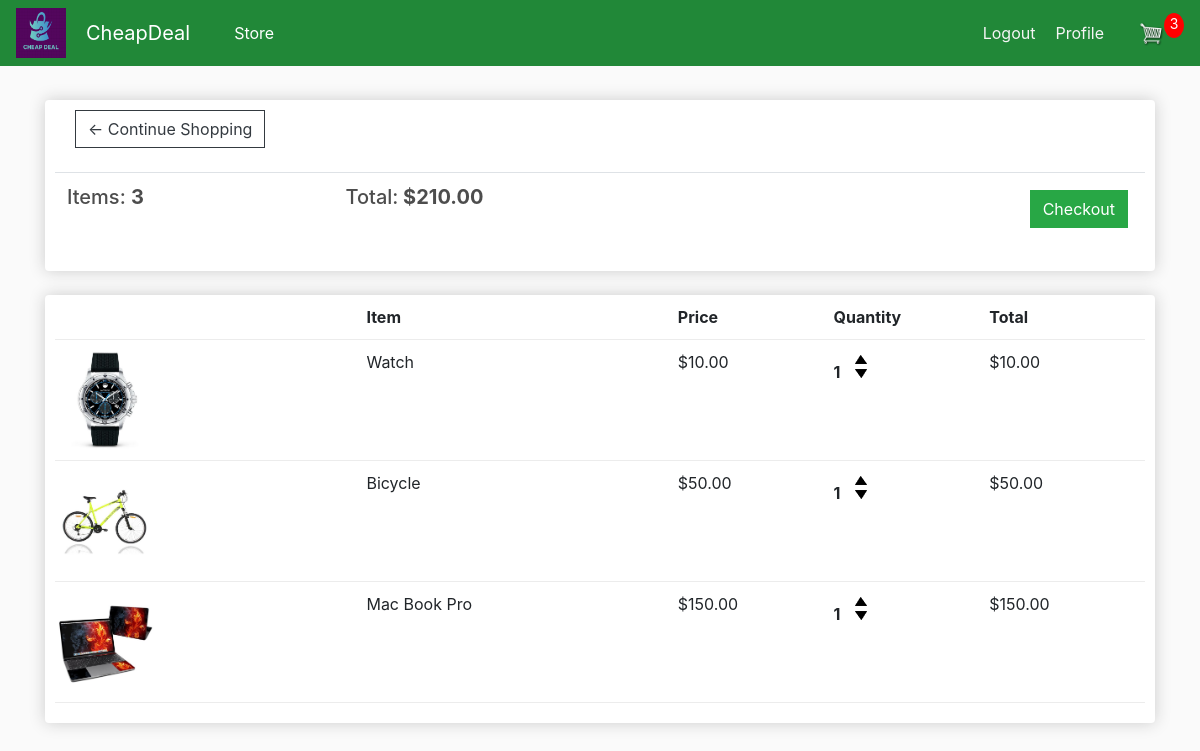
The app's page /cart/ (signed in) with its own data.
### store/models.py (models this page shows, shortened)
class Order(models.Model):
    customer=models.ForeignKey(Customer, on_delete=models.SET_NULL, null=True, blank=True)
    date_ordered=models.DateTimeField(auto_now_add=True)
    complete=models.BooleanField(default=False)
    transaction_id=models.CharField(max_length=100, null=True)
    @property
    def get_cart_total(self):
        orderitems=self.orderitem_set.all()
        total=sum([item.get_total for item in orderitems])
        return total
    @property
    def get_cart_items(self):
        orderitems=self.orderitem_set.all()
        total=sum([item.quantity for item in orderitems])
        return total

class OrderItem(models.Model):
    product=models.ForeignKey(Product, on_delete=models.SET_NULL, null=True)
    order=models.ForeignKey(Order, on_delete=models.SET_NULL, null=True)
    quantity=models.IntegerField(default=0, null=True, blank=True)
    date_added=models.DateTimeField(auto_now_add=True)
    @property
    def get_total(self):
        total=self.product.price * self.quantity
        return total

class Product(models.Model):
    name=models.CharField(max_length=200)
    price=models.FloatField()
    digital=models.BooleanField(default=False, null=True, blank=True)
    image=models.ImageField(null=True, blank=True)
    @property
    def imageURL(self):
        try:
            url=self.image.url
        except:
            url=''
        return url

### store/views.py (the view)
# urls.py: path('cart/', views.cart, name="cart"),
@login_required
def cart(request):
    if request.user.is_authenticated:
        data = cartData(request)
        cartItems=data['cartItems']
        order=data['order']
        items=data['items']
        context={'items': items, 'order': order, 'cartItems': cartItems}
        return render(request, 'store/cart.html', context)
    else:
        return redirect('login_page')

### store/utils.py (called while the page is built)
def cartData(request):
    if request.user.is_authenticated:
        customer=request.user.customer
        order, created=Order.objects.get_or_create(customer=customer, complete=False)
        items=order.orderitem_set.all()
        cartItems=order.get_cart_items
    else:
        cookieData=cookieCart(request)
        cartItems=cookieData['cartItems']
        order=cookieData['order']
        items=cookieData['items']
    return {'cartItems': cartItems, 'order': order, 'items': items}

### store/templates/store/Cart.html
{% extends 'store/main.html' %}
{% load static %}
{% block content %}
	<div class="row">
		<div class="col-lg-12">
			<div class="box-element">
				<a  class="btn btn-outline-dark" href="{% url 'store' %}">&#x2190; Continue Shopping</a>
				<br>
				<br>
				<table class="table">
					<tr>
						<th><h5>Items: <strong>{{order.get_cart_items}}</strong></h5></th>
						<th><h5>Total:<strong> ${{order.get_cart_total|floatformat:2}}</strong></h5></th>
						<th>
							<a  style="float:right; margin:5px;" class="btn btn-success" href="{% url 'checkout' %}">Checkout</a>
						</th>
					</tr>
				</table>
			</div>
			<br>
			<div class="box-element">
				<div class="cart-row">
					<div style="flex:2"></div>
					<div style="flex:2"><strong>Item</strong></div>
					<div style="flex:1"><strong>Price</strong></div>
					<div style="flex:1"><strong>Quantity</strong></div>
					<div style="flex:1"><strong>Total</strong></div>
				</div>
				{% for item in items %}
				<div class="cart-row">
					<div style="flex:2"><img class="row-image" src="{{item.product.imageURL}}"></div>
					<div style="flex:2"><p>{{item.product.name}}</p></div>
					<div style="flex:1"><p>${{item.product.price|floatformat:2}}</p></div>
					<div style="flex:1">
						<p class="quantity">{{item.quantity}}</p>
						<div class="quantity">
							<img data-product="{{item.product.id}}" data-action="add" class="chg-quantity update-cart" src="{% static  'images/arrow-up.png' %}">
							<img data-product="{{item.product.id}}" data-action="remove" class="chg-quantity update-cart" src="{% static  'images/arrow-down.png' %}">
						</div>
					</div>
					<div style="flex:1"><p>${{item.get_total|floatformat:2}}</p></div>
				</div>
				{% endfor %}
			</div>
		</div>
	</div>
{% endblock content %}

### static/css/main.css (style rules this page uses)
body { background-color: hsl(0, 0%, 98%); }
h1,h2,h3,h4,h5,h6 { color:hsl(0, 0%, 30%); }
.box-element { box-shadow:hsl(0, 0%, 80%) 0 0 16px; background-color: #fff; border-radius: 4px; padding: 10px; }
.col-lg-4, .col-lg-6, .col-lg-8, .col-lg-12 { margin-top: 10px; }
.btn { border-radius: 0; }
.row-image { width: 100px; }
.cart-row { display: flex; align-items: stretch ; padding-bottom: 10px; margin-bottom: 10px; border-bottom: 1px solid #ececec; }
.quantity { display: inline-block; font-weight: 700; padding-right:10px; }
.chg-quantity { width: 12px; cursor: pointer; display: block; margin-top: 5px; transition:.1s; }
a { color: whitesmoke; text-decoration: none; margin-left: 20px; }

### records on screen
Order: get_cart_items "3", get_cart_total "210.00"
OrderItem: product.imageURL (picture), product.name "Watch", product.price "10.00", quantity "1", get_total "10.00"
OrderItem: product.imageURL (picture), product.name "Bicycle", product.price "50.00", quantity "1", get_total "50.00"
OrderItem: product.imageURL (picture), product.name "Mac Book Pro", product.price "150.00", quantity "1", get_total "150.00"

### other values on screen
{{ cartItems }} "3"
